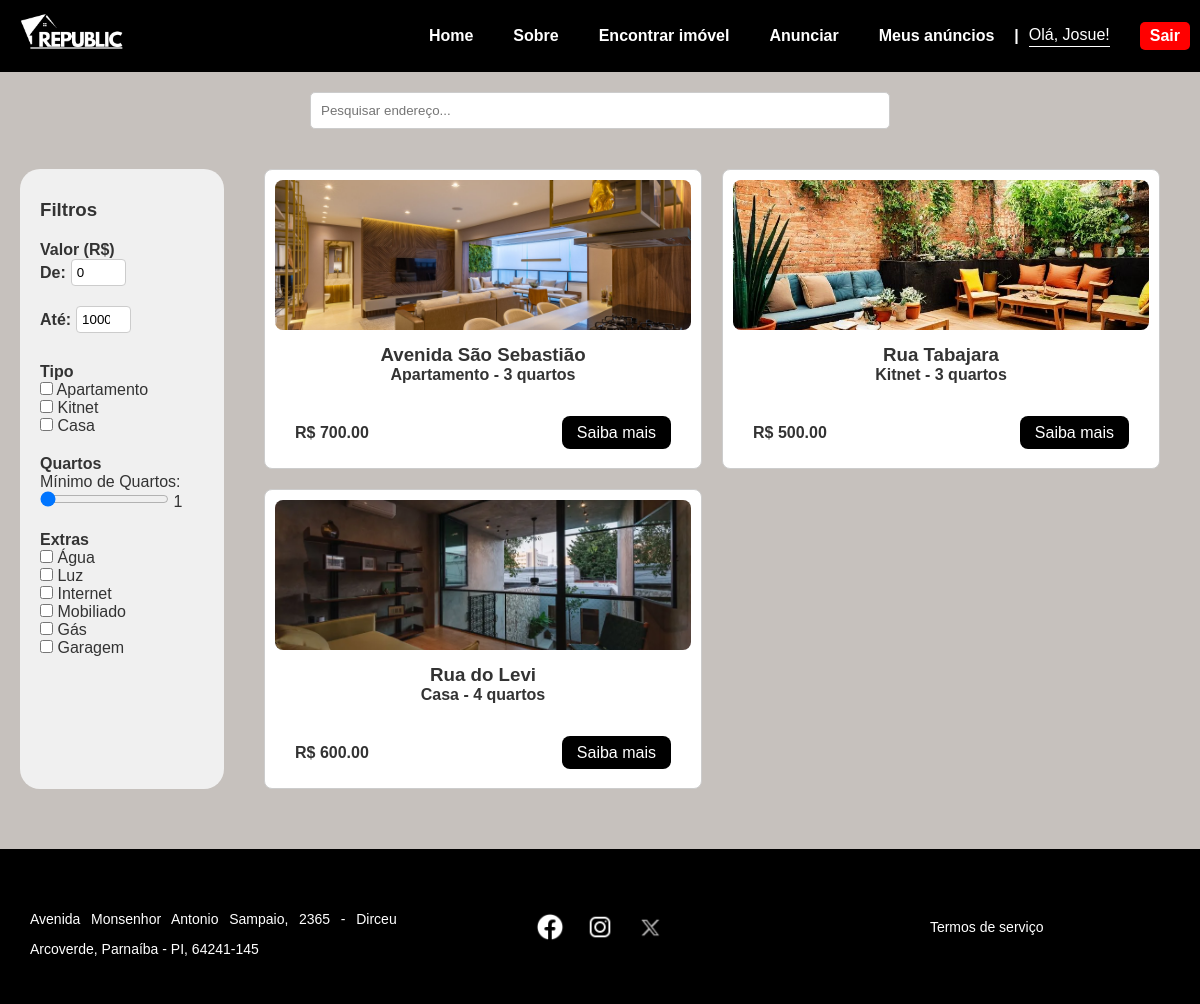
The page /pesquisa (signed in) on the database its author committed.
### tables this page shows
CREATE TABLE usuarios (
            id INTEGER PRIMARY KEY AUTOINCREMENT,
            nome TEXT NOT NULL,
            email TEXT NOT NULL UNIQUE,
            senha TEXT NOT NULL,
            celular TEXT
        , tipo_usuario TEXT, telefone TEXT, solicitacao_exclusao INTEGER DEFAULT 0);

CREATE TABLE imoveis (
            id INTEGER PRIMARY KEY AUTOINCREMENT,
            endereco TEXT,
            bairro TEXT,
            numero TEXT,
            cep TEXT,
            complemento TEXT,
            valor REAL,
            quartos INTEGER,
            banheiros INTEGER,
            inclusos TEXT,
            outros TEXT,
            descricao TEXT,
            imagem TEXT,
            tipo TEXT,
            usuario_id INTEGER,
            ativo INTEGER DEFAULT 1,
            FOREIGN KEY (usuario_id) REFERENCES usuarios (id)
        );

### properties.py (the view)
@bp.route('/pesquisa')
def pesquisa():
    db = get_db()
    rows = db.execute(
        """
        SELECT id, tipo, endereco, quartos, valor, inclusos, imagem
        FROM imoveis
        WHERE ativo = 1
        """
    ).fetchall()
    imoveis = []
    for r in rows:
        imoveis.append({
            'id': r['id'],
            'tipo': r['tipo'],
            'quartos': r['quartos'],
            'valor': r['valor'],
            'endereco': r['endereco'],
            'inclusos': r['inclusos'].split(',') if r['inclusos'] else [],
            'imagens': r['imagem'].split(',') if r['imagem'] else ['default.jpg'],
        })
    return render_template('pesquisa.html', imoveis=imoveis)

### app.py (called while the page is built)
@app.context_processor
def inject_usuario():
    usuario_nome = tipo_usuario = None
    user_id = g.get('usuario_id')
    if user_id:
        db = get_db()
        param_placeholder = "%s" if current_app.config.get('DATABASE_URL') else "?"
        cur = db.execute(
            f'SELECT nome, tipo_usuario FROM usuarios WHERE id = {param_placeholder}', (user_id,)
        )
        row = cur.fetchone()
        if row:
            usuario_nome = row['nome']
            tipo_usuario = row['tipo_usuario']
    return dict(usuario_nome=usuario_nome, tipo_usuario=tipo_usuario)

@app.before_request
def load_logged_in_user():
    user_id = session.get('usuario_id')
    if user_id is None:
        g.usuario_id = None
    else:
        g.usuario_id = user_id # Armazena o ID do usuário em g para fácil acesso

### database.py (called while the page is built)
def get_db():
    if 'db' not in g:
        db_url = current_app.config.get('DATABASE_URL')
        if db_url: # Ambiente de Produção (Render) - Usar PostgreSQL
            try:
                g.db = psycopg2.connect(db_url)
                g.db.cursor_factory = psycopg2.extras.DictCursor
                print("Conectado ao PostgreSQL.")
            except Exception as e:
                print(f"Erro ao conectar ao PostgreSQL: {e}")
                raise ConnectionError(f"Não foi possível conectar ao banco de dados PostgreSQL: {e}")
        else: # Ambiente de Desenvolvimento (Local) - Usar SQLite
            os.makedirs(os.path.dirname(current_app.config['DATABASE']), exist_ok=True)
            g.db = sqlite3.connect(current_app.config['DATABASE'])
            g.db.row_factory = sqlite3.Row # Permite acessar colunas por nome
            print("Conectado ao SQLite.")
    return g.db

### templates/pesquisa.html (shortened to what this page needs)
<!DOCTYPE html>
<html lang="pt-BR">
<head>
    <link rel="stylesheet" href="{{ url_for('static', filename='css/style.css') }}">
    <link rel="stylesheet" href="{{ url_for('static', filename='css/pesquisa.css') }}">
</head>
<body>
    <header class="header">
        <div class="logo">
            <a href="{{ url_for('index') }}">
                <img src="{{ url_for('static', filename='img/logo/logo_branca.png') }}" alt="Republic Logo">
            </a>
        </div>
        <nav class="nav">
            <a href="{{ url_for('index') }}">Home</a>
            <a href="{{ url_for('sobre') }}">Sobre</a>
            <a href="{{ url_for('properties.pesquisa') }}">Encontrar imóvel</a>
            {% if tipo_usuario == 'anunciante' %}
            <a href="{{ url_for('properties.cadastro_imovel') }}">Anunciar</a>
            {% endif %}
            {% if tipo_usuario == 'anunciante' %}
            <a href="{{ url_for('properties.meus_imoveis') }}">Meus anúncios</a>
            {% endif %}
            {% if usuario_nome %}
            <div class="user-info">
                <div class="separator">|</div>
                <span class="saudacao">Olá, {{ usuario_nome }}!</span>
                <a href="{{ url_for('auth.logout') }}" class="logout-btn">Sair</a>
            </div>
            {% else %}
            <a href="{{ url_for('auth.cadastro') }}">Login / Cadastro</a>
            {% endif %}
        </nav>
    </header>
    <section class="search-bar">
        <input type="text" id="searchInput" placeholder="Pesquisar endereço..." aria-label="Pesquisar imóvel">
    </section>
    <main>
        <aside class="filters">
    <h3>Filtros</h3>
    <h4>Valor (R$)</h4>
    <div class="valores">
        <div class="filter-group-inline">
            <label for="minValor">De:</label>
            <input type="number" id="minValor" name="minValor" placeholder="Mínimo" min="0" value="0">
        </div>
        <div class="filter-group-inline">
            <label for="maxValor">Até:</label>
            <input type="number" id="maxValor" name="maxValor" placeholder="Máximo" min="0" value="1000">
        </div>
    </div>
    <h4>Tipo</h4>
    <label><input type="checkbox" name="tipo" value="apartamento"> Apartamento</label><br>
    <label><input type="checkbox" name="tipo" value="kitnet"> Kitnet</label><br>
    <label><input type="checkbox" name="tipo" value="casa"> Casa</label>
    <h4>Quartos</h4>
    <div class="slider-container">
        <label for="quartosSlider">Mínimo de Quartos:</label>
        <input type="range" id="quartosSlider" name="quartosSlider" min="1" max="5" value="1">
        <span id="quartosValue">1</span></div>
    <h4>Extras</h4>
    <label><input type="checkbox" name="extras" value="agua"> Água</label><br>
    <label><input type="checkbox" name="extras" value="luz"> Luz</label><br>
    <label><input type="checkbox" name="extras" value="internet"> Internet</label><br>
    <label><input type="checkbox" name="extras" value="mobiliado"> Mobiliado</label><br>
    <label><input type="checkbox" name="extras" value="gas"> Gás</label><br>
    <label><input type="checkbox" name="extras" value="garagem"> Garagem</label>
</aside>
        <section class="cards" id="cardContainer">
            {% for apt in imoveis %}
            <div class="card" data-tipo="{{ apt.tipo }}" data-quartos="{{ apt.quartos }}" data-valor="{{ apt.valor }}"
                data-extras="{{ apt.inclusos|join(',') }}" data-endereco="{{ apt.endereco }}">
                <div class="imagens-card">
                    {% set primeira_imagem = apt.imagens[0] if apt.imagens else 'default.jpg' %}
                    <img src="{{ url_for('static', filename='img/imoveis/' ~ primeira_imagem) }}" alt="Imagem do imóvel"
                        loading="lazy">
                </div>
                <h3>{{ apt.endereco }}</h3>
                <p>{{ apt.tipo|capitalize }} - {{ apt.quartos }} quarto{{ 's' if apt.quartos > 1 }}</p>
                <div class="card-footer">
                    <p class="preco">R$ {{ "%.2f"|format(apt.valor|float) }}</p>
                    <div class="botao">
                        <a href="{{ url_for('properties.detalhes_imovel', id=apt.id) }}">Saiba mais</a>
                    </div>
                </div>
            </div>
            {% endfor %}
        </section>
    </main>
    <footer class="footer">
        <div class="footer-content">
            <div class="container text-center">
                <div class="row">
                    <div class="col">
                        <p>Avenida Monsenhor Antonio Sampaio, 2365 - Dirceu Arcoverde, Parnaíba - PI, 64241-145</p>
                    </div>
                    <div class="col">
                        <div class="socials">
                            <a href="#"><img src="{{ url_for('static', filename='img/socials/facebook.png') }}"
                                    alt="Facebook"></a>
                            <a href="#"><img src="{{ url_for('static', filename='img/socials/ig.png') }}"
                                    alt="Instagram"></a>
                            <a href="#"><img src="{{ url_for('static', filename='img/socials/x.webp') }}" alt="X"></a>
                        </div>
                    </div>
                    <div class="col">
                        <a href="{{ url_for('termos') }}">Termos de serviço</a>
                    </div>
                </div>
            </div>
        </div>
    </footer>
</body>
</html>

### static/css/style.css (style rules this page uses)
* { margin: 0; padding: 0; box-sizing: border-box; }
html, body { overflow-x: hidden; width: 100%; / }
body { font-family: Arial, sans-serif; background-color: #c6c1bd; color: #333; }
:root { --cor-primary: #000000; --cor-secundary: #ffffff; --cor-accent: #e7a500; --cor-cta: rgba(255, 255, 255, 0.589); --cor-footer-bg: #000000; --cor-footer-text: #ffffff; }
.header { background: var(--cor-primary); display: flex; align-items: center; justify-content: space-between; padding: 10px; }
.logo img { width: 120px; }
.nav { display: flex; align-items: center; gap: 20px; }
.nav a { color: var(--cor-secundary); text-decoration: none; margin-left: 20px; font-weight: bold; }
.user-info { display: flex; align-items: center; gap: 10px; }
.separator { color: var(--cor-secundary); font-weight: bold; }
.saudacao { color: var(--cor-secundary); border-bottom: 1px solid var(--cor-secundary); padding-bottom: 2px; }
.logout-btn { background-color: red; color: var(--cor-secundary); padding: 5px 10px; border-radius: 5px; text-decoration: none; font-weight: bold; transition: background-color 0.3s; }
.card { background-color: rgba(255, 255, 255, 0.849); padding: 20px; border-radius: 10px; width: 300px; height: 250px; }
.card img { width: 50px; height: 50px; margin-top: 25%; margin-bottom: 10px; }
.card p { font-size: 16px; font-weight: bold; }
.container { padding: 30px 50px; }
.container p { text-align: justify; line-height: 30px; margin-top: 15px; }
.footer { background-color: var(--cor-footer-bg); color: var(--cor-footer-text); padding: 30px 0; font-size: 14px; }
.footer-content .container { max-width: 1200px; margin: 0 auto; padding: 0 20px; }
.footer-content .row { display: flex; justify-content: space-between; align-items: center; flex-wrap: wrap; text-align: center; }
.footer-content .col { flex: 1; padding: 10px; }
.footer-content .socials a img { width: 30px; margin: 0 8px; vertical-align: middle; }
.footer-content a { color: var(--cor-footer-text); text-decoration: none; }

### static/css/pesquisa.css (style rules this page uses)
html, body { overflow-x: hidden; width: 100%; }
.search-bar { margin: 20px; text-align: center; }
.search-bar input { padding: 10px; width: 50%; border-radius: 5px; border: 1px solid #ccc; }
main { display: flex; }
.filters { width: 17%; padding: 20px; background: #f0f0f0; margin: 20px; border-radius: 20px; }
.filters h3 { margin-top: 10px; }
.filters h4 { margin-top: 20px; }
.filter-group-inline { display: flex; align-items: center; gap: 5px; margin-bottom: 10px; }
.filter-group-inline label { flex-shrink: 0; font-weight: bold; min-width: 20px; text-align: right; }
.filter-group-inline input[type="number"] { flex-grow: 1; width: auto; max-width: 55px; padding: 5px; border: 1px solid #ccc; border-radius: 4px; box-sizing: border-box; }
.cards { width: 78%; padding: 20px; display: grid; grid-template-columns: repeat(auto-fill, minmax(300px, 1fr)); gap: 20px; }
.cards .card { width: 100%; height: 300px; background: white; border: 1px solid #ccc; padding: 10px; border-radius: 8px; text-align: center; display: flex; flex-direction: column; justify-content: space-between; }
.card img { width: 100%; height: 150px; object-fit: cover; border-radius: 8px; margin-top: 0; }
.card-footer { display: flex; justify-content: space-between; align-items: center; margin-top: 20px; width: 100%; padding: 20px; }
.preco { font-weight: bold; font-size: 1.2em; text-align: left; flex: 1; }
.botao { text-align: right; }
.botao a { background-color: black; color: white; padding: 8px 15px; text-decoration: none; border-radius: 8px; }
footer { background: black; color: white; padding: 20px; margin-top: 40px; }
.valores { display: flex; gap: 10px; margin-bottom: 10px; flex-wrap: wrap; justify-content: space-between; }

### rows shown on the page
usuarios: nome "Josue"
imoveis: shows a picture, endereco "Avenida São Sebastião", tipo "Apartamento", quartos "3", quartos "s", valor "700.00"
imoveis: shows a picture, endereco "Rua Tabajara", tipo "Kitnet", quartos "3", quartos "s", valor "500.00"
imoveis: shows a picture, endereco "Rua do Levi", tipo "Casa", quartos "4", quartos "s", valor "600.00"
